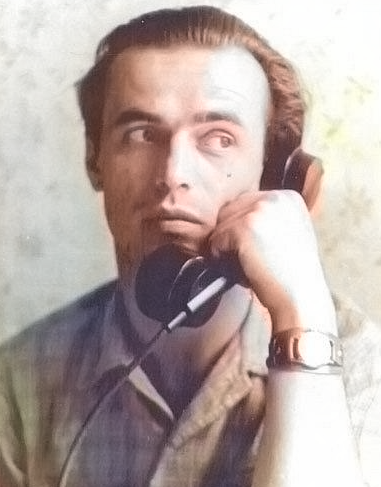
#> input picture Lab2/Symonenko.png, 381 x 487 px
$ jupyter execute Lab2.ipynb   (text cells are left out)
#> lines starting #> are read from the running program, lines starting #| are printed output that depends on the picture; after the words box and inside, x2 and y2 are one past the last pixel; in counts of white or black regions, pixels touching at a corner belong together; pictures that were not available may be replaced by others from this repository, and a replacement may not be noted
[cell 1]
import cv2
def showImg(imgName, img):
    cv2.imshow(imgName, img)
    cv2.waitKey()
    cv2.destroyAllWindows()

[cell 2]
faceCascade = cv2.CascadeClassifier(cv2.data.haarcascades + 'haarcascade_frontalface_default.xml')

img = cv2.imread('./Symonenko.png')
#> img is the input picture: shape (487, 381, 3); mean B, G, R 163.3, 167.5, 182.5
faceAreas = faceCascade.detectMultiScale(img, scaleFactor=1.1 , minNeighbors=5)
#> faceAreas = [[80, 57, 192, 192]]

print(f"Found {len(faceAreas)} faces!")
#| Found 1 faces!
for (x,y,w,h) in faceAreas:
    cv2.rectangle(img, (x,y), (x+w,y+h), (0,0,255),2)
#> this loop made 1 pass
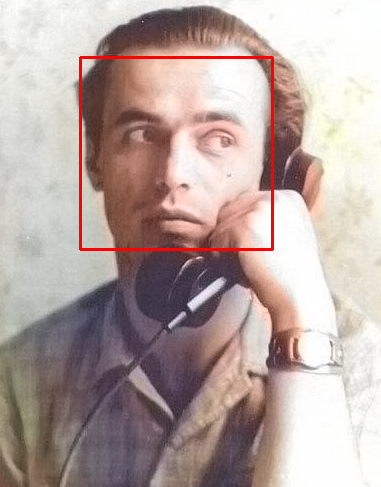
#> img: shape (487, 381, 3); 1.24% of pixels changed, all inside (x1, y1, x2, y2) = (79, 56, 274, 251)

showImg('Check',img)

[cell 3]
faceCascade = cv2.CascadeClassifier(cv2.data.haarcascades + 'haarcascade_frontalface_default.xml')
smileCascade = cv2.CascadeClassifier(cv2.data.haarcascades + 'haarcascade_smile.xml')
eyeCascade = cv2.CascadeClassifier(cv2.data.haarcascades + 'haarcascade_eye.xml')

img = cv2.imread('./people faces.jpg')
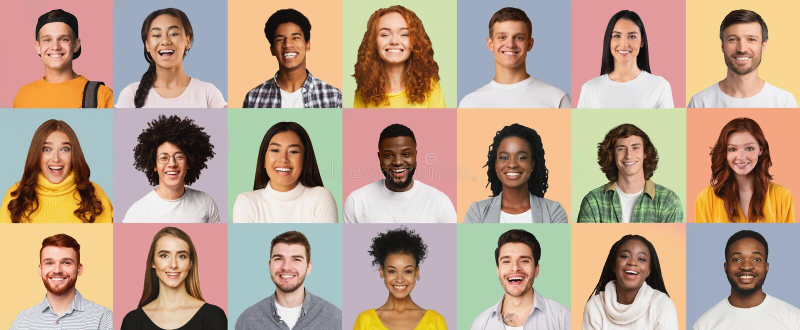
#> input picture Lab2/people faces.jpg, 1600 x 660 px (shown at 1/2 size)
#> img is the input picture: shape (660, 1600, 3); mean B, G, R 141, 160.8, 185

grayImg = cv2.cvtColor(img,cv2.COLOR_BGR2GRAY)
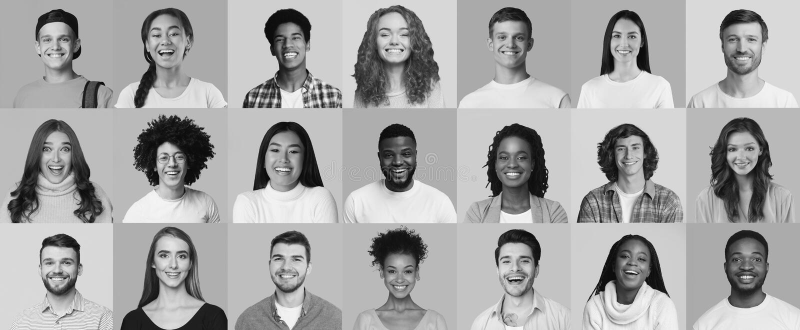
#> grayImg: shape (660, 1600) (shown at 1/2 size); min 0, max 255, mean 165.8

faceAreas = faceAreas = faceCascade.detectMultiScale(grayImg, scaleFactor=1.1 , minNeighbors=10)
#> faceAreas = 21 rows, first 6: [539, 46, 77, 77], [70, 46, 83, 83], [1221, 268, 74, 74], [1441, 266, 83, 83], [304, 283, 77, 77], [752, 505, 96, 96]
for (x,y,w,h) in faceAreas:
    cv2.rectangle(img, (x,y), (x+w,y+h), (255,0,0),2)
    roiGray = grayImg[y:y+h,x:x+w]
    roiColor = img[y:y+h,x:x+w]
    smileAreas = smileCascade.detectMultiScale(roiGray)
    eyeAreas = eyeCascade.detectMultiScale(roiGray)

    for (sx,sy,sw,sh) in smileAreas:
        cv2.rectangle(roiColor, (sx,sy), (sx+sw,sy+sh), (0,255,0),2)

    for (ex,ey,ew,eh) in eyeAreas:
        cv2.rectangle(roiColor, (ex,ey), (ex+ew,ey+eh), (0,0,255),2)
#> this loop made 21 passes
#> (x, y, w, h, smileAreas, eyeAreas) on passes 1, 2, 3, 4, 6, 7, 8: (539, 46, 77, 77, [[20, 51, 44, 22]], [[40, 21, 22, 22]]), (70, 46, 83, 83, [[18, 53, 46, 23]], [[13, 22, 25, 25], [42, 22, 23, 23]]), (1221, 268, 74, 74, [[18, 47, 42, 21]], [[37, 17, 23, 23]]), (1441, 266, 83, 83, [[21, 52, 44, 22]], [[45, 19, 25, 25], [13, 21, 22, 22]]), (752, 505, 96, 96, [[26, 59, 44, 22]], [[21, 27, 23, 23], [52, 28, 23, 23]]), (73, 268, 81, 81, [[18, 56, 43, 21]], [[45, 18, 25, 25], [9, 19, 24, 24]]), (984, 486, 94, 94, [[21, 59, 52, 26]], [[16, 24, 26, 26], [54, 26, 24, 24]])
#> (x, y, w, h, smileAreas) on passes 5, 12, 17: (304, 283, 77, 77, [[19, 52, 43, 21]]), (530, 483, 91, 91, [[21, 58, 47, 23]]), (753, 274, 86, 86, [[32, 12, 42, 21], [23, 55, 46, 23]])
#> pass 1, `roiColor = img[y:y+h,x:x+w]`:
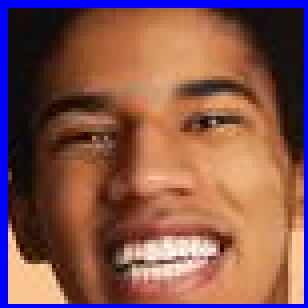
#> roiColor: shape (77, 77, 3) (shown 4 times larger); mean B, G, R 78.7, 85.5, 132.4
#> after the loop:
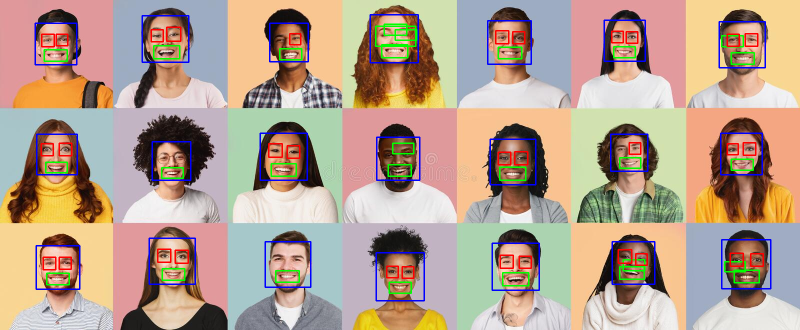
#> img: shape (660, 1600, 3) (shown at 1/2 size); 4.05% of pixels changed, all inside (x1, y1, x2, y2) = (69, 28, 1543, 603)
#> after the loop:
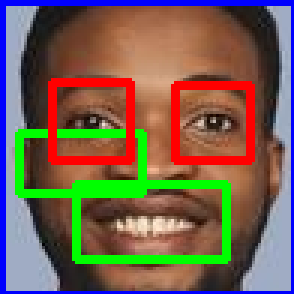
#> roiColor: shape (98, 98, 3) (shown 3 times larger); mean B, G, R 81, 96.9, 117.1
#> after the loop:
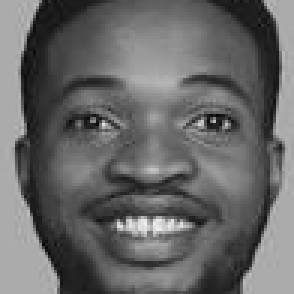
#> roiGray: shape (98, 98) (shown 3 times larger); min 1, max 239, mean 103.2

showImg("Image",img)
print(f"Found {len(faceAreas)} faces!")
#| Found 21 faces!

[cell 4]
import numpy

faceCascade = cv2.CascadeClassifier(cv2.data.haarcascades + 'haarcascade_frontalface_default.xml')
cv2.startWindowThread()

video = cv2.VideoCapture('video.MOV')
while True:

    ret, frame = video.read()
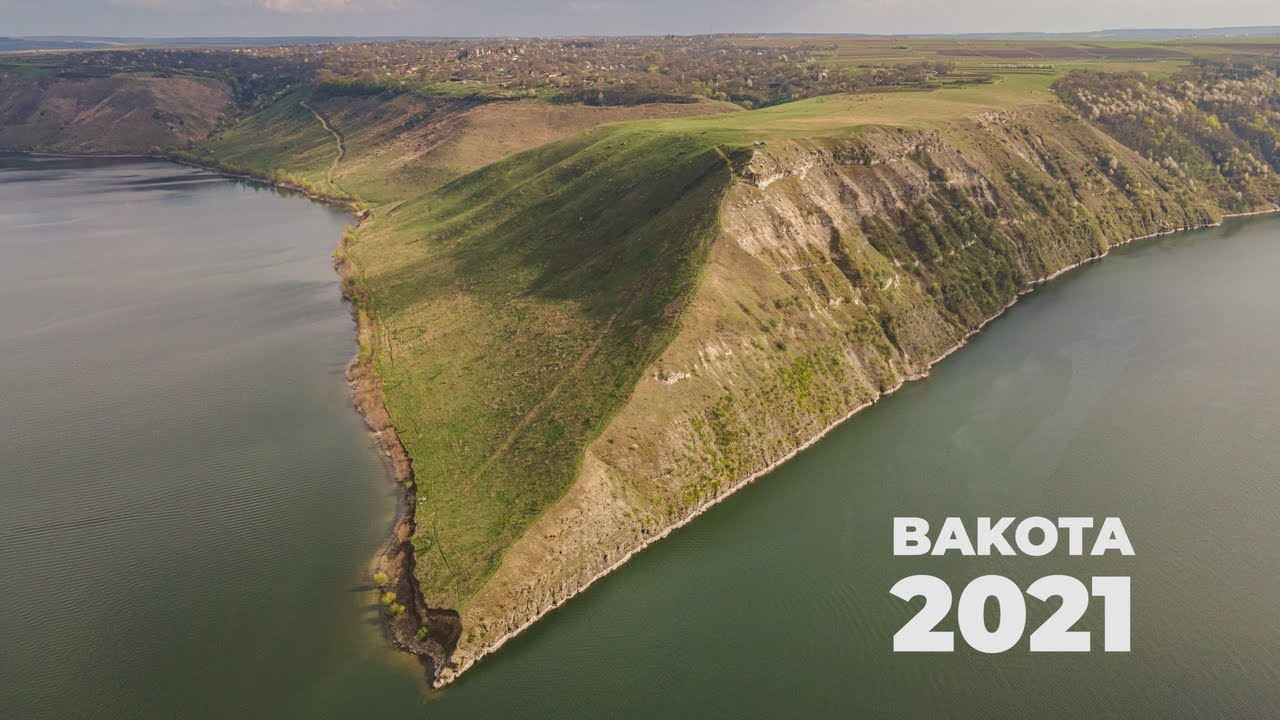
#> input picture Lab1/Bakota.jpg, 1280 x 720 px, given in place of video.MOV, which was not available
#> frame is the input picture: shape (720, 1280, 3); mean B, G, R 94.7, 114.5, 120.8
    if not ret: break

    frame = cv2.resize(frame, (300,550))
#> frame: shape (550, 300, 3)
    grayFrame = cv2.cvtColor(frame,cv2.COLOR_RGB2GRAY)
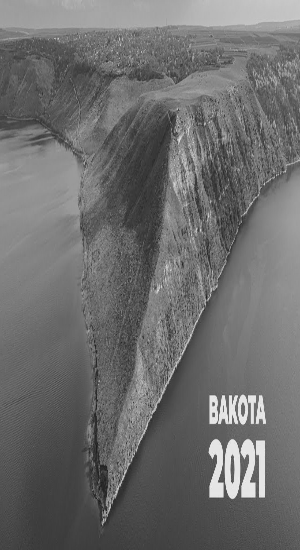
#> grayFrame: shape (550, 300); min 20, max 242, mean 109.2

    faceAreas = faceAreas = faceCascade.detectMultiScale(grayFrame, scaleFactor=1.1 , minNeighbors=10)
#> faceAreas = ()
    for(x,y,w,h) in faceAreas:
        cv2.rectangle(frame, (x,y), (x+w,y+h), (0,0,255),2)
#> this loop made 0 passes

    cv2.imshow('Video',frame)
    cv2.waitKey(25)
    if(cv2.waitKey(1)& 0XFF == ord('q')):
#> (key q is pressed here)
        break

video.release()
cv2.destroyAllWindows()

[cell 5]
import numpy

hog = cv2.HOGDescriptor()
hog.setSVMDetector(cv2.HOGDescriptor_getDefaultPeopleDetector())
faceCascade = cv2.CascadeClassifier(cv2.data.haarcascades + 'haarcascade_frontalface_default.xml')

cv2.startWindowThread()

video = cv2.VideoCapture('people walking.mp4')
while True:
    ret, frame = video.read()
    if not ret: break

    frame = cv2.resize(frame, (900,600))
#> frame: shape (600, 900, 3)
    grayFrame = cv2.cvtColor(frame,cv2.COLOR_RGB2GRAY)
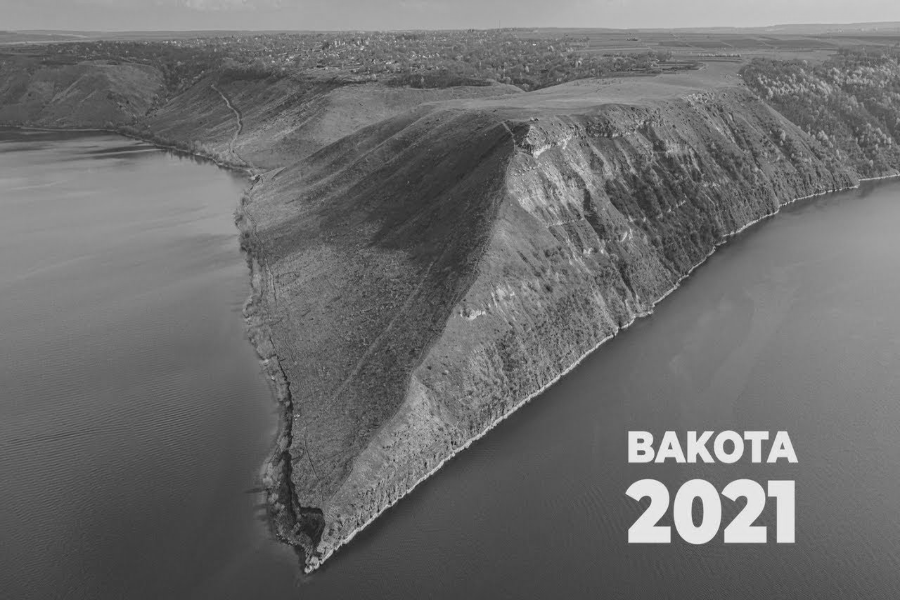
#> grayFrame: shape (600, 900); min 24, max 246, mean 109.2
    faceAreas = faceAreas = faceCascade.detectMultiScale(grayFrame, scaleFactor=1.1 , minNeighbors=10)
    for(x,y,w,h) in faceAreas:
        cv2.rectangle(frame, (x,y), (x+w,y+h), (0,0,255),2)

    boxes, weights = hog.detectMultiScale(frame, winStride =(16,16))
#> boxes = (); weights = ()
    boxes = numpy.array([[x,y,x+w,y+h] for (x,y,w,h) in boxes])
#> boxes = empty array
    index = 0
    for(x1,y1,x2,y2) in boxes:
        if(weights[index] < 0.5):
            continue
        cv2.rectangle(frame,(x1,y1),(x2,y2),(0,255,255),1)
        index+=1
#> after the loop, index = 0

    cv2.imshow('Video',frame)
    if(cv2.waitKey(1)& 0XFF == ord('q')):
#> (key q is pressed here)
        break

video.release()
cv2.destroyAllWindows()
